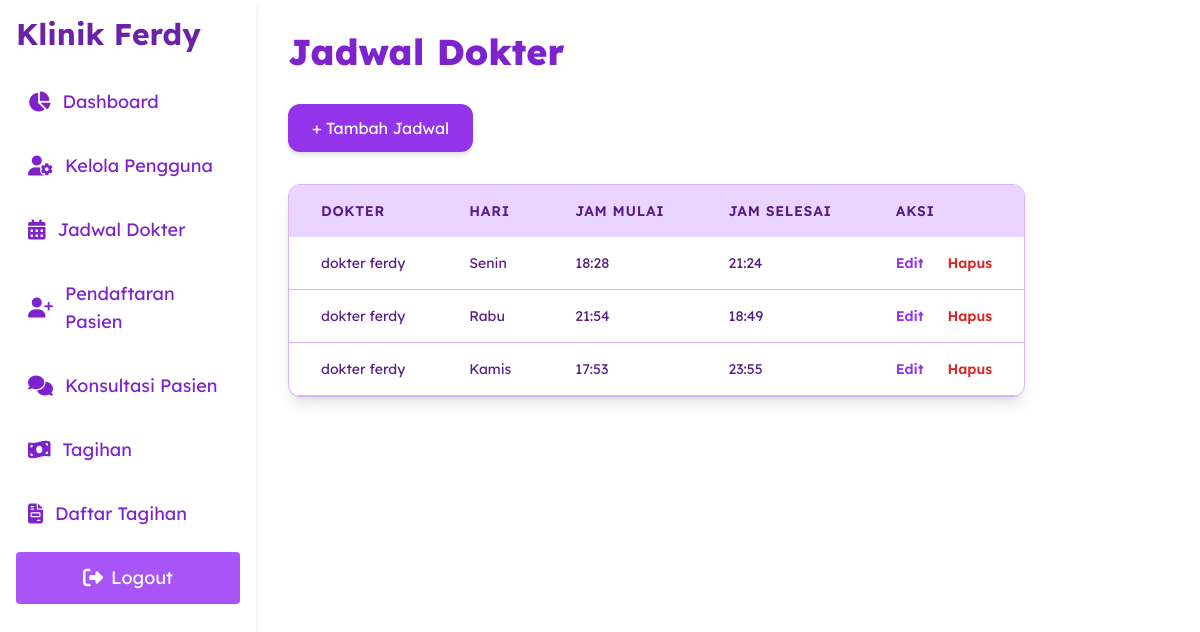
/admin/jadwal_dokter_admin.php (signed in), run on the app's committed database.
### tables this page shows
CREATE TABLE `jadwal_dokter` (
  `id` int(11) NOT NULL,
  `dokter_id` int(11) NOT NULL,
  `hari` enum('Senin','Selasa','Rabu','Kamis','Jumat','Sabtu','Minggu') NOT NULL,
  `jam_mulai` time NOT NULL,
  `jam_selesai` time NOT NULL
);

CREATE TABLE `users` (
  `id` int(11) NOT NULL,
  `username` varchar(100) NOT NULL,
  `email` varchar(100) NOT NULL,
  `password` varchar(255) NOT NULL,
  `role` enum('admin','dokter','resepsionis','pasien') NOT NULL,
  `created_at` timestamp NOT NULL DEFAULT current_timestamp()
);

### admin/jadwal_dokter_admin.php (the view, shortened to what this page needs)
<?php
include_once '../config/koneksi.php';
$result = $conn->query("SELECT jd.*, u.username AS nama_dokter FROM jadwal_dokter jd JOIN users u ON jd.dokter_id = u.id ORDER BY FIELD(hari, 'Senin','Selasa','Rabu','Kamis','Jumat','Sabtu','Minggu'), jam_mulai");
?>
<!DOCTYPE html>
<html lang="id">
<head>
    <script src="https://cdn.tailwindcss.com"></script>
</head>
<body class="flex min-h-screen bg-white font-modify">
    <?php include_once '../components/sidebar.php'; ?>
    <main class="ml-64 p-8">
        <h1 class="text-4xl font-extrabold text-purple-700 mb-8">Jadwal Dokter</h1>
        <button onclick="openModal()"
            class="mb-8 bg-purple-600 text-white px-6 py-3 rounded-xl hover:bg-purple-700 transition shadow-md">
            + Tambah Jadwal
        </button>
        <div class="overflow-x-auto bg-white shadow-lg rounded-xl border border-purple-300">
            <table class="w-full text-sm text-left text-purple-900">
                <thead class="bg-purple-200 text-purple-900 text-sm uppercase tracking-wider">
                    <tr>
                        <th class="px-8 py-4 font-semibold">Dokter</th>
                        <th class="px-8 py-4 font-semibold">Hari</th>
                        <th class="px-8 py-4 font-semibold">Jam Mulai</th>
                        <th class="px-8 py-4 font-semibold">Jam Selesai</th>
                        <th class="px-8 py-4 font-semibold">Aksi</th>
                    </tr>
                </thead>
                <tbody>
                    <?php while ($row = $result->fetch_assoc()): ?>
                    <tr class="border-b border-purple-300 hover:bg-purple-50 transition">
                        <td class="px-8 py-4"><?= htmlspecialchars($row['nama_dokter']) ?></td>
                        <td class="px-8 py-4"><?= $row['hari'] ?></td>
                        <td class="px-8 py-4"><?= substr($row['jam_mulai'], 0, 5) ?></td>
                        <td class="px-8 py-4"><?= substr($row['jam_selesai'], 0, 5) ?></td>
                        <td class="px-8 py-4 flex gap-6">
                            <button
                                onclick="openModal(<?= $row['id'] ?>, <?= $row['dokter_id'] ?>, '<?= $row['hari'] ?>', '<?= substr($row['jam_mulai'], 0, 5) ?>', '<?= substr($row['jam_selesai'], 0, 5) ?>')"
                                class="text-purple-600 hover:underline font-semibold transition">Edit</button>
                            <a href="?delete=<?= $row['id'] ?>" onclick="return confirm('Hapus jadwal ini?')"
                                class="text-red-600 hover:underline font-semibold transition">Hapus</a>
                        </td>
                    </tr>
                    <?php endwhile; ?>
                </tbody>
            </table>
        </div>
    </main>
</body>
</html>

### components/sidebar.php (style rules this page uses)
.font-modify { font-family: "Lexend Deca", sans-serif; }

### data on the page
jadwal_dokter: dokter.username "dokter ferdy", hari "Senin", jam_mulai "18:28", jam_selesai "21:24"
jadwal_dokter: dokter.username "dokter ferdy", hari "Rabu", jam_mulai "21:54", jam_selesai "18:49"
jadwal_dokter: dokter.username "dokter ferdy", hari "Kamis", jam_mulai "17:53", jam_selesai "23:55"
